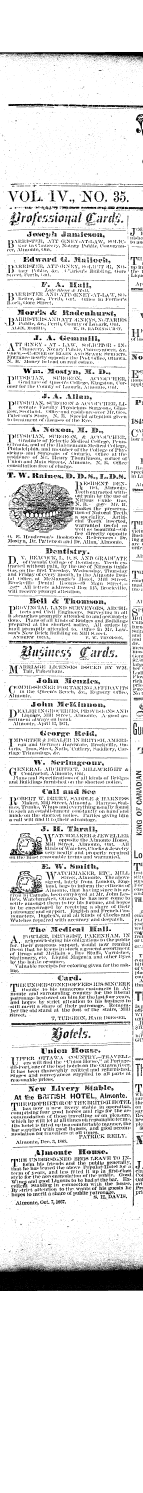
#> input picture transcribe/work/downloads/1871-06-16/p1/1871-06-16-01_col1.png, 858 x 8958 px (shown at 1/6 size)
$ python -i page_cv.py   (imports and definitions only)
#> lines starting #> are read from the running program, lines starting #| are printed output that depends on the picture; after the words box and inside, x2 and y2 are one past the last pixel; in counts of white or black regions, pixels touching at a corner belong together
#> `picture = cv2.imread('transcribe/work/downloads/1871-06-16/p1/1871-06-..`: picture: shape (8958, 858); 88.7% white; 23141 black regions (14174 under 20 px), largest, box (x1, y1, x2, y2) and area: (0, 7580, 858, 7746) 115675, (136, 2912, 447, 3158) 16943, (0, 312, 858, 362) 15402
"""
Shared CV pre-processing artefact for the MVTM detector pipeline.

`page_cv` produces a cleaned binary image and structural summaries that
are reused across detectors. Computing once per page and caching means
each detector consumes the artefact rather than re-running adaptive
threshold + connected-component filtering itself.

What it produces
----------------
- ``cleaned_binary`` (uint8 0/255, shape ``(H, W)``):
  adaptive threshold (MEAN_C, block 21, C 10) → CC filter ≥500 px →
  drop blobs matching shadow rule A or rule B → dilate 3×3.
- ``shadow_regions``: dropped CCs ``[(x, y, w, h, rule_id)]`` in pixels.
  ``rule_id`` is 'A' (page-edge mega-blob) or 'B' (bottom-band shadow).
- ``large_components``: surviving CCs ≥1% page area as
  ``[(x, y, w, h, area, fill)]`` in pixels — structural anchors for
  consumers (used as exclusion zones in some detectors).
- ``ink_projection_h``: per-column ink count, ``int32`` shape ``(W,)``.
  Primary signal for projection-derived text-area edges.
- ``ink_projection_v``: per-row ink count, ``int32`` shape ``(H,)``.

Pipeline reference
------------------
The validated steps were extracted from /tmp/closure_sweep_p8.py and
ratified against the Stage 0 ad bench on 1947-02-27 and 1947-11-06.

Public API
----------
    pcv = page_cv.compute_or_load(pdf_path, page_number=0,
                                  render_dpi=150, cache_dir=None)

When ``cache_dir`` is given:
- Cache is stored as ``page_cv.npz`` (binary + projections) plus
  ``page_cv.json`` (regions + metadata).
- Cache is reused if ``pipeline_version`` matches and the cache mtime
  is newer than the input PDF mtime.

When ``cache_dir`` is None, the result is computed fresh (no save).
"""

import json
import os
from dataclasses import dataclass, field

import cv2
import numpy as np

from pdf_utils import render_grey_uint8


PIPELINE_VERSION = 1

# Validated parameters (do not retune without bench evidence).
_BLOCK_SIZE = 21
_C = 10
_CC_AREA_MIN = 500
_DILATE_KERNEL = (3, 3)
_DILATE_ITERATIONS = 1
_LARGE_CC_AREA_FRAC = 0.01  # surface CCs occupying ≥1% page area


@dataclass
class PageCV:
    """In-memory bundle of one page's pre-processing artefact."""
    cleaned_binary: np.ndarray
    shadow_regions: list  # [(x, y, w, h, rule_id)]
    large_components: list  # [(x, y, w, h, area, fill)]
    ink_projection_h: np.ndarray  # shape (W,)
    ink_projection_v: np.ndarray  # shape (H,)
    width: int
    height: int
    pipeline_version: int = PIPELINE_VERSION
    source_meta: dict = field(default_factory=dict)


def _classify_components(st, W, H):
    """Vectorised classification of every CC.

    Returns a dict of boolean masks indexed by label:
      keep   — survives shadow filter (area ≥ min, not rule A, not rule B)
      ruleA  — page-edge mega-blob (bbox > 50% page AND fill < 0.05)
      ruleB  — bottom-band shadow (bottom > 90% AND width > 50% AND
               height < 10%)
      large  — area ≥ _LARGE_CC_AREA_FRAC of page AND not rule A
               (used for the structural-anchor surface)

    Label 0 is the background and is False in every mask.
    """
    area = st[:, cv2.CC_STAT_AREA]
    left = st[:, cv2.CC_STAT_LEFT]
    top  = st[:, cv2.CC_STAT_TOP]
    wid  = st[:, cv2.CC_STAT_WIDTH]
    hei  = st[:, cv2.CC_STAT_HEIGHT]
    bbox_area = (wid.astype(np.float64) * hei.astype(np.float64))
    fill = np.divide(area, np.maximum(bbox_area, 1),
                     out=np.zeros_like(bbox_area), where=bbox_area > 0)
    page_area = W * H

    ruleA = (bbox_area > 0.50 * page_area) & (fill < 0.05)
    ruleB = ((top + hei) > 0.90 * H) & (wid > 0.50 * W) & (hei < 0.10 * H)
    big_enough = area >= _CC_AREA_MIN
    keep = big_enough & ~ruleA & ~ruleB
    large = (area >= _LARGE_CC_AREA_FRAC * page_area) & ~ruleA

    # Background label is never in any output set.
    if len(area) > 0:
        keep[0] = False
        ruleA[0] = False
        ruleB[0] = False
        large[0] = False

    return {
        "keep": keep, "ruleA": ruleA, "ruleB": ruleB, "large": large,
        "left": left, "top": top, "wid": wid, "hei": hei,
        "area": area, "fill": fill,
    }


def _build_cleaned(lab, keep_mask):
    """Build the post-shadow-filter binary using a label LUT."""
    lut = np.where(keep_mask, np.uint8(255), np.uint8(0))
    return lut[lab]


def _regions_for(mask, classified, rule_id=None):
    """Materialise a list of bbox tuples for the labels selected by
    ``mask``. If ``rule_id`` is given, append it as the last tuple
    element (used for shadow_regions). Otherwise tuples carry
    (x, y, w, h, area, fill) — the large_components shape.
    """
    idx = np.flatnonzero(mask)
    out = []
    for L in idx:
        x = int(classified["left"][L]); y = int(classified["top"][L])
        w = int(classified["wid"][L]);  h = int(classified["hei"][L])
        if rule_id is not None:
            out.append((x, y, w, h, rule_id))
        else:
            a = int(classified["area"][L])
            f = float(classified["fill"][L])
            out.append((x, y, w, h, a, f))
    return out


def compute(grey: np.ndarray) -> PageCV:
    """Compute the page_cv artefact from a uint8 greyscale image.

    Args:
        grey: 2-D uint8 ndarray, shape (H, W). Use
              ``pdf_utils.render_grey_uint8`` to obtain it.

    Returns:
        PageCV bundle. Pure function — no I/O.
    """
    if grey.dtype != np.uint8:
        raise TypeError(
            f"page_cv.compute expects uint8 grey, got {grey.dtype}")
    if grey.ndim != 2:
        raise ValueError(
            f"page_cv.compute expects 2-D grey, got shape {grey.shape}")

    H, W = grey.shape
#> H = 8958; W = 858

    binary = cv2.adaptiveThreshold(
        grey, 255, cv2.ADAPTIVE_THRESH_MEAN_C,
        cv2.THRESH_BINARY_INV, _BLOCK_SIZE, _C,
    )
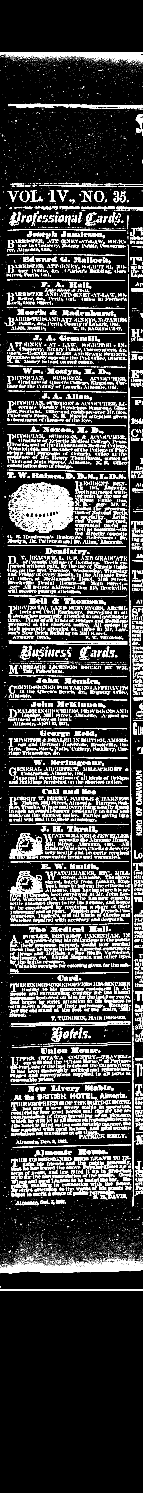
#> binary: shape (8958, 858) (shown at 1/6 size); 10.2% white; 23143 white regions (14174 under 20 px), largest, box (x1, y1, x2, y2) and area: (0, 7580, 858, 7639) 18213, (136, 2912, 447, 3158) 16943, (0, 312, 858, 362) 14677
    n_lab, lab, st, _centroids = cv2.connectedComponentsWithStats(binary, 8)
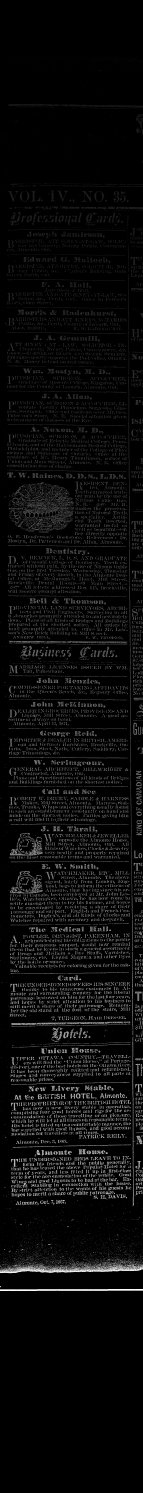
#> lab: shape (8958, 858) int32 (shown at 1/6 size); min 0, max 23143, mean 1064.7; drawn with min black and max white
#> n_lab = 23144

    classified = _classify_components(st, W, H)
#> classified = 10 items
    filtered = _build_cleaned(lab, classified["keep"])
#> in _build_cleaned, `return lut[lab]`:
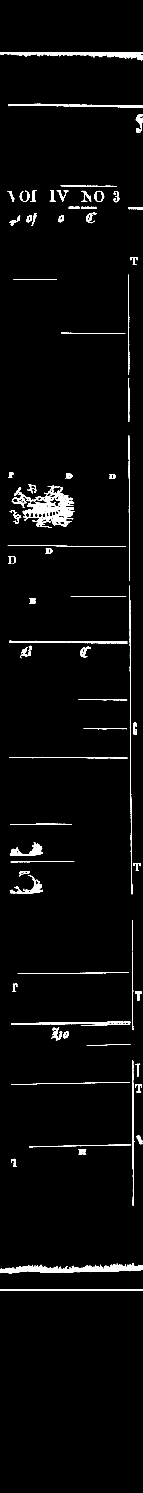
#> returned value: shape (8958, 858) (shown at 1/6 size); 2% white; 86 white regions, largest, box (x1, y1, x2, y2) and area: (0, 7580, 858, 7639) 18213, (136, 2912, 447, 3158) 16943, (0, 312, 858, 362) 14677
    shadow_regions = (
        _regions_for(classified["ruleA"], classified, rule_id="A")
        + _regions_for(classified["ruleB"], classified, rule_id="B")
    )
#> in _regions_for, `idx = np.flatnonzero(mask)`: idx = empty array
#> after the loop in _regions_for, `for L in idx:`: out = []
#> shadow_regions = []
    large = _regions_for(classified["large"], classified)
#> large = []

    kernel = cv2.getStructuringElement(cv2.MORPH_RECT, _DILATE_KERNEL)
    cleaned = cv2.dilate(filtered, kernel, iterations=_DILATE_ITERATIONS)
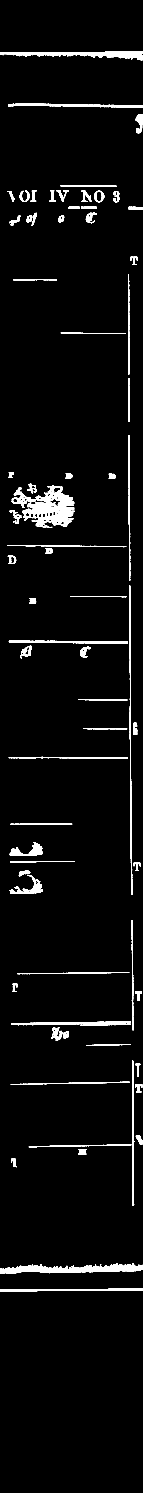
#> cleaned: shape (8958, 858) (shown at 1/6 size); 3.1% white; 72 white regions, largest, box (x1, y1, x2, y2) and area: (69, 2911, 448, 3167) 39338, (0, 7579, 858, 7640) 27763, (0, 311, 858, 363) 20080

    # Projections from the cleaned binary so shadow blobs / scan noise
    # don't pollute the signal.
    ink = (cleaned > 0).astype(np.int32)
    ink_projection_h = ink.sum(axis=0).astype(np.int32)  # shape (W,)
#> ink_projection_h = 858 values, max 1542 at index 773, min 45 at index 28, mean 281.2
    ink_projection_v = ink.sum(axis=1).astype(np.int32)  # shape (H,)
#> ink_projection_v = 8958 values, max 858 at index 313, min 0 at index 0, mean 26.93

    return PageCV(
        cleaned_binary=cleaned,
        shadow_regions=shadow_regions,
        large_components=large,
        ink_projection_h=ink_projection_h,
        ink_projection_v=ink_projection_v,
        width=W,
        height=H,
        pipeline_version=PIPELINE_VERSION,
    )


# ── Caching ─────────────────────────────────────────────────────────

_NPZ = "page_cv.npz"
_JSON = "page_cv.json"


# [120 lines left out: functions save, load, _cache_is_fresh, compute_or_load, not called in this run]

>>> import cv2
>>> picture = cv2.imread('transcribe/work/downloads/1871-06-16/p1/1871-06-16-01_col1.png', cv2.IMREAD_GRAYSCALE)
>>> result = compute(picture)

$ run again, on transcribe/work/downloads/1871-06-16/p1/1871-06-16-01_col3.png
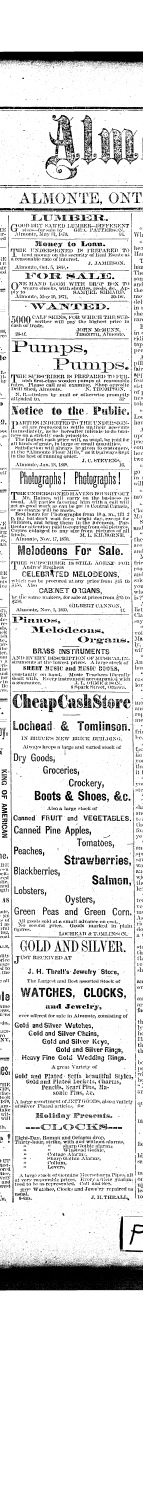
#> input picture transcribe/work/downloads/1871-06-16/p1/1871-06-16-01_col3.png, 858 x 8958 px (shown at 1/6 size)
#> picture: shape (8958, 858); 87.8% white; 19204 black regions (13166 under 20 px), largest, box (x1, y1, x2, y2) and area: (0, 7573, 858, 7743) 127855, (0, 309, 858, 388) 52728, (0, 639, 858, 656) 10634
#> binary: shape (8958, 858); 10.5% white; 19228 white regions (13188 under 20 px), largest, box (x1, y1, x2, y2) and area: (0, 7573, 858, 7628) 16102, (0, 7678, 858, 7743) 13182, (0, 349, 858, 388) 12079
#> in compute, `n_lab, lab, st, _centroids = cv2.connectedComponentsWithStats(binary, 8)`:
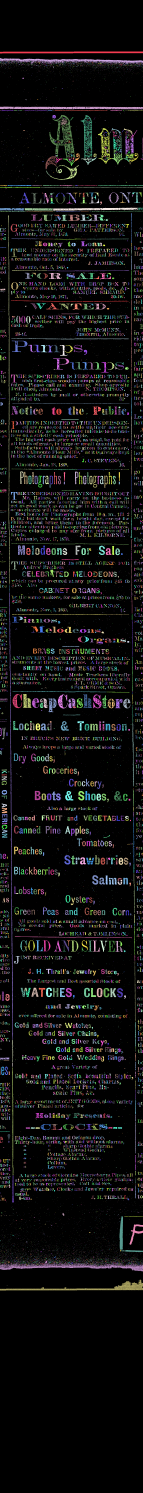
#> lab: shape (8958, 858) int32 (shown at 1/6 size); 19229 distinct labels, from 0 to 19228; one colour per label, 0 black
#> n_lab = 19229
#> area = 19229 values, max 6878289 at index 0, min 1 at index 3, mean 399.7
#> left = 19229 values, max 857 at index 552, min 0 at index 0, mean 440.5
#> top = 19229 values, max 7729 at index 19225, min 0 at index 0, mean 4402.8
#> wid = 19229 values, max 858 at index 0, min 1 at index 3, mean 5.67
#> hei = 19229 values, max 8958 at index 0, min 1 at index 3, mean 7.32
#> bbox_area = 19229 values, max 7685964 at index 0, min 1 at index 3, mean 500.4
#> fill = 19229 values, max 1 at index 3, min 0.124 at index 2939, mean 0.786
#> classified = 10 items
#> lut = 19229 values, max 255 at index 1, min 0 at index 0, mean 3.08
#> idx = empty array
#> after the loop in _regions_for, `for L in idx:`: out = []
#> in compute, `cleaned = cv2.dilate(filtered, kernel, iterations=_DILATE_ITERATIONS)`:
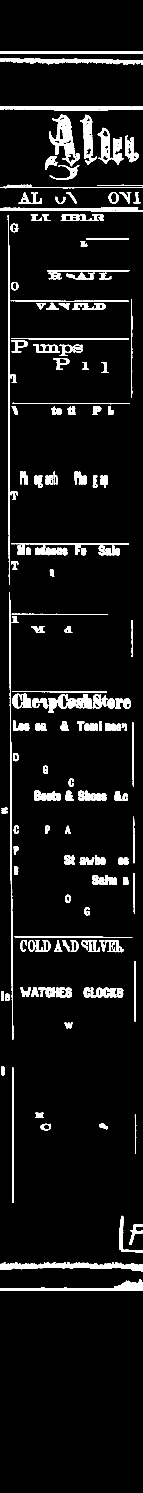
#> cleaned: shape (8958, 858) (shown at 1/6 size); 5.7% white; 214 white regions, largest, box (x1, y1, x2, y2) and area: (0, 7572, 858, 7629) 23589, (295, 688, 480, 997) 18611, (0, 348, 858, 389) 17525
#> ink_projection_h = 858 values, max 2144 at index 54, min 101 at index 0, mean 511
#> ink_projection_v = 8958 values, max 858 at index 310, min 0 at index 0, mean 48.94
